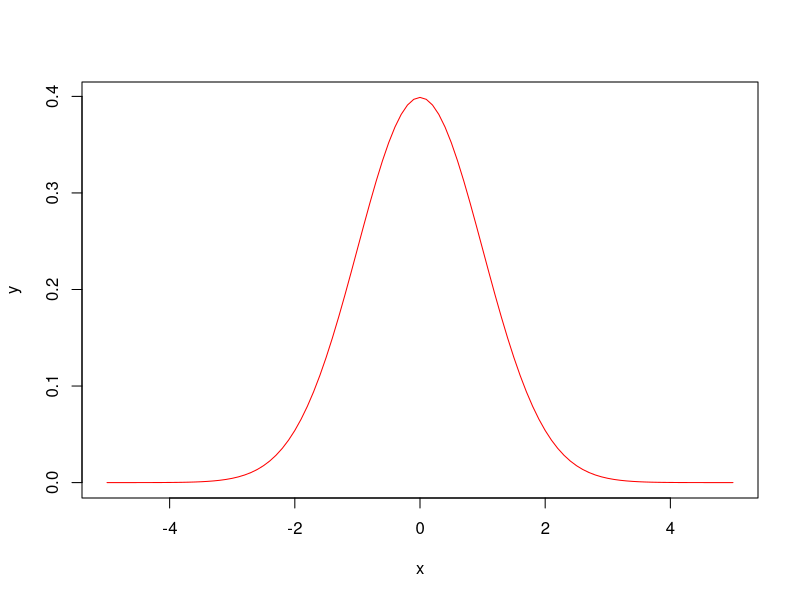
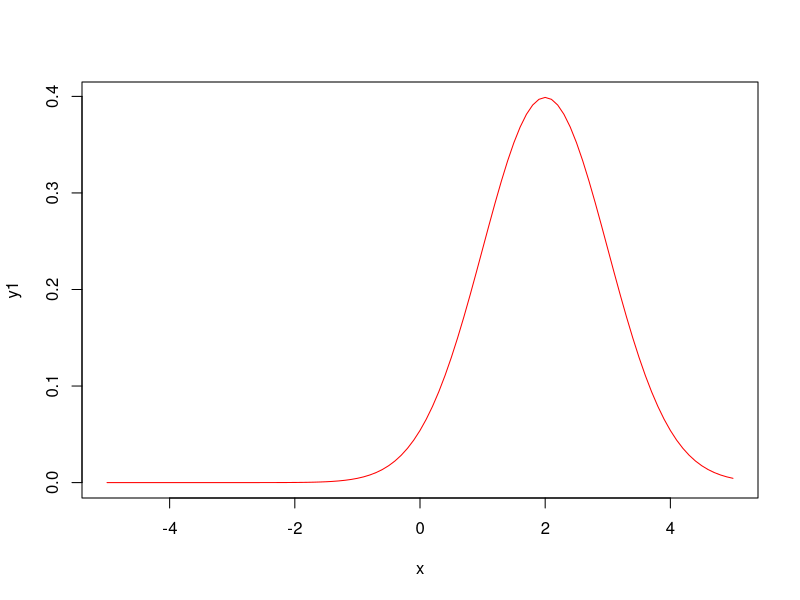
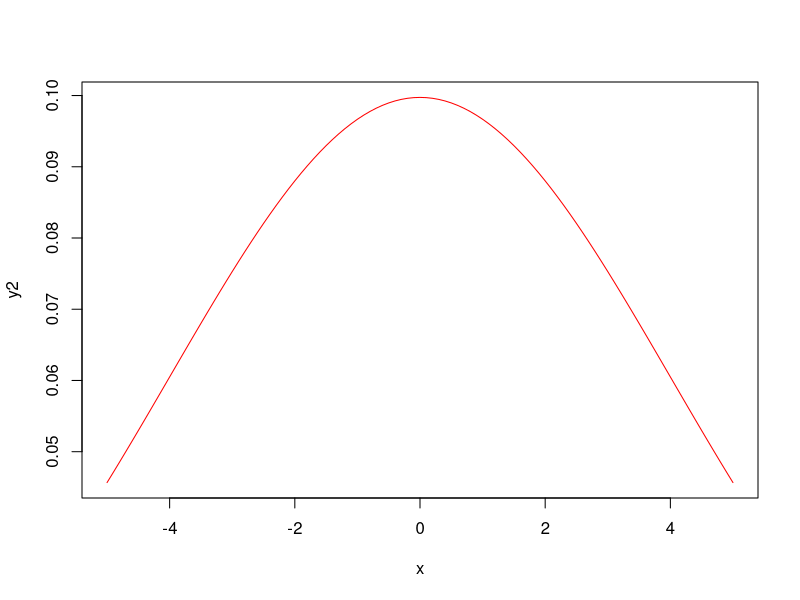
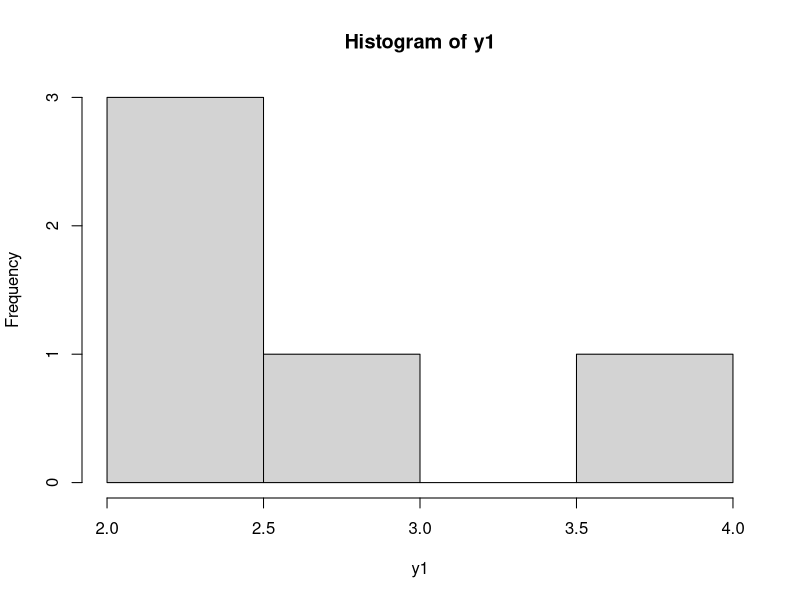
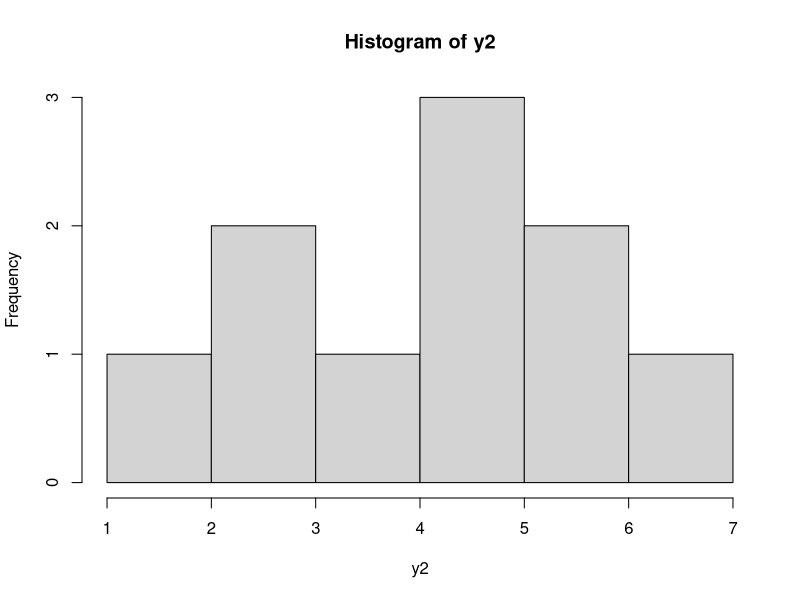
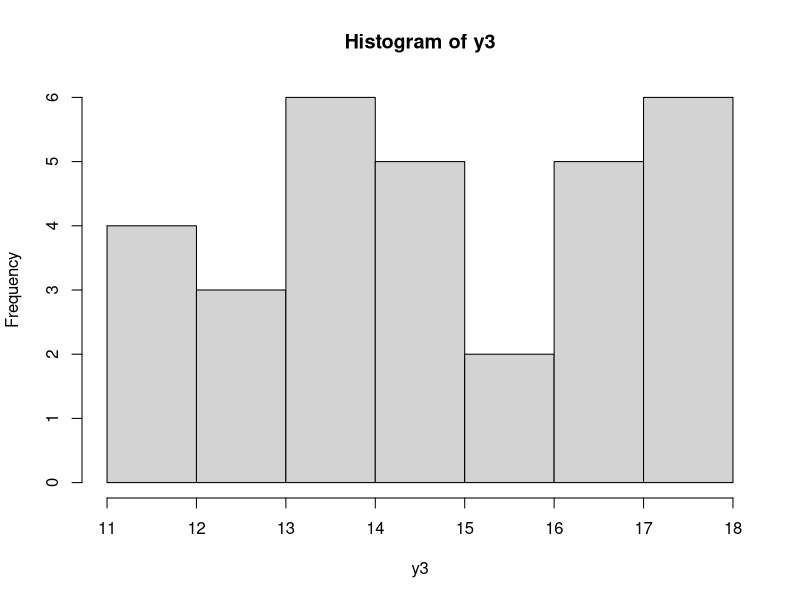
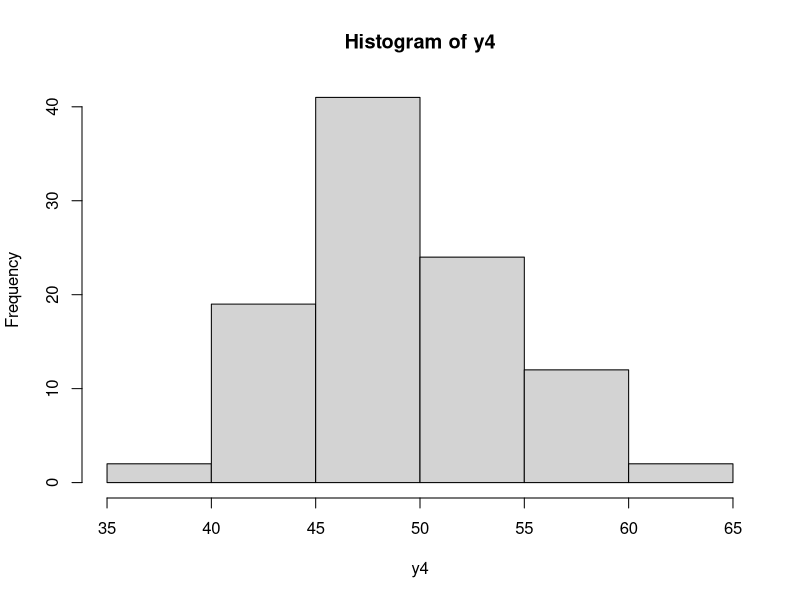
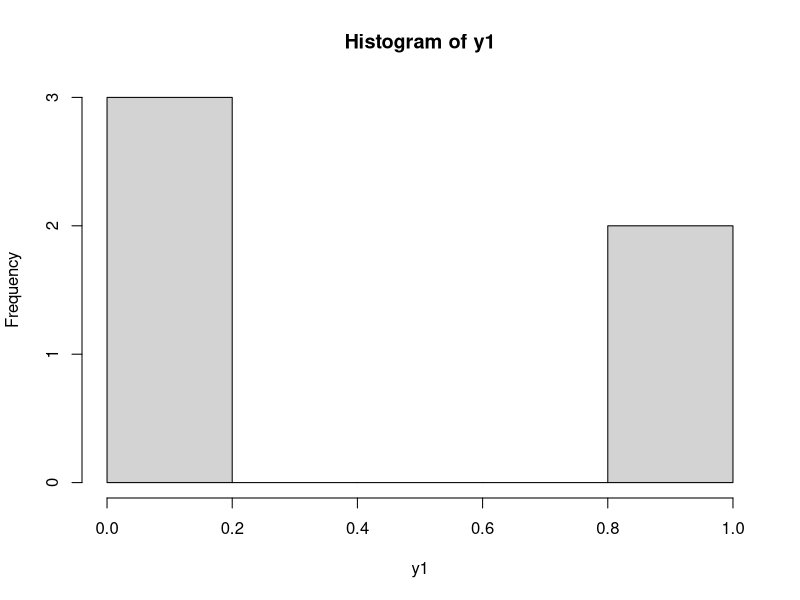

Write the R code that produced these figures, in order. (Note: this script raises an error after producing the figures.)
library(knitr)
#Distribution

#1. 정규분포(normal distribution)
x <- seq(-5, 5, length = 101)

#정규분포의 확률 밀도 함수
y <- (1/sqrt(2*pi))*exp(-x^2/2)
plot(x, y, type = "l", col = "red")

y1 <- dnorm(x, mean = 2, sd = 1)
plot(x, y1, type = "l", col = "red")

y2 <- dnorm(x, mean=0, sd=4)
plot(x, y2, type="l", col="red")

#평균 : 정규분포 확률밀도함수의 최대값의 x좌표
#표준편차가 커지면 정규분포 확률밀도 함수의 첨도가 작아지고 표준편차가 작아지면 첨도가 커진다(반비례 관계)

pnorm(1, mean=2, sd=1)

#n이 5일때
y1 <- rbinom(5, size=5, prob=0.5)
hist(y1)

#n이 10일 때
y2 <- rbinom(10, size=10, prob=0.5)
hist(y2)

#n이 30일 때
y3 <- rbinom(0:30, size=30, prob=0.5)
hist(y3)

#n이 100일 때
y4 <- rbinom(100, size=100, prob=0.5)
hist(y4)

#n이 5일때
y1 <- rbinom(5, size=5, prob=0.1)
hist(y1)

#n이 10일 때
y2 <- rbinom(10, size=10, prob=0.1)
hist(y2)

#n이 30일 때
y3 <- rbinom(0:30, size=30, prob=0.1)
hist(y3)

#n이 100일 때
y4 <- rbinom(100, size=100, prob=0.1)
hist(y4)

#n이 증가할 수록 히스토그램의 형태가 정규분포에 가까워진다.
#prob가 증가하면 이항분포의 기댓값의 x좌표(그래프의 최고점의 x좌표)가 x축의 양의방향으로 이동한다.

#2. t분포(t-distribution)
#모평균과 모표준편차를 모르는 정규모집단에서 표본크기가 작은 경우에 모평균에 대한 추정과 검정에 t통계량을 이용한다.
#정규모집단으로부터 크기가 n인 표본을 무작위로 추출했을 때 표본통계량 t는 자유도 n-1인 t분포를 따른다.
t <- seq(-5, 5, length.out = 101)
v <- 10
y <-(1/sqrt(pi*v))*(factorial((v+1)/2-1)/factorial(v/2-1))*(1+t^2/v)^(-(v+1)/2)
plot(t, y, type = "l", col = "red")

y1 <- dt(t, v)
plot(t, y1, type = "l", col = "red")

min_value <- 2
me <- min_value %>% as.integer(runif(10, . ,10))
